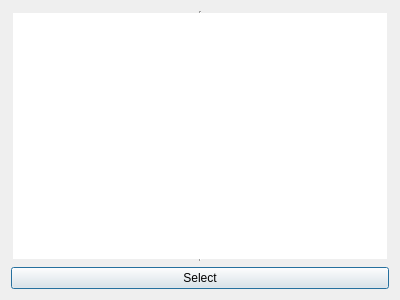
<?xml version="1.0" encoding="UTF-8"?>
<ui version="4.0">
 <class>GameLoader</class>
 <widget class="QDialog" name="GameLoader">
  <property name="windowModality">
   <enum>Qt::ApplicationModal</enum>
  </property>
  <property name="geometry">
   <rect>
    <x>0</x>
    <y>0</y>
    <width>400</width>
    <height>300</height>
   </rect>
  </property>
  <property name="windowTitle">
   <string>Choose a save file</string>
  </property>
  <layout class="QVBoxLayout" name="verticalLayout_2">
   <item>
    <layout class="QVBoxLayout" name="verticalLayout">
     <item>
      <widget class="QListWidget" name="saveFiles">
       <property name="autoFillBackground">
        <bool>false</bool>
       </property>
       <property name="frameShape">
        <enum>QFrame::VLine</enum>
       </property>
       <property name="alternatingRowColors">
        <bool>true</bool>
       </property>
      </widget>
     </item>
    </layout>
   </item>
   <item>
    <widget class="QPushButton" name="selectSaveButton">
     <property name="text">
      <string>Select</string>
     </property>
    </widget>
   </item>
  </layout>
 </widget>
 <resources/>
 <connections/>
</ui>
